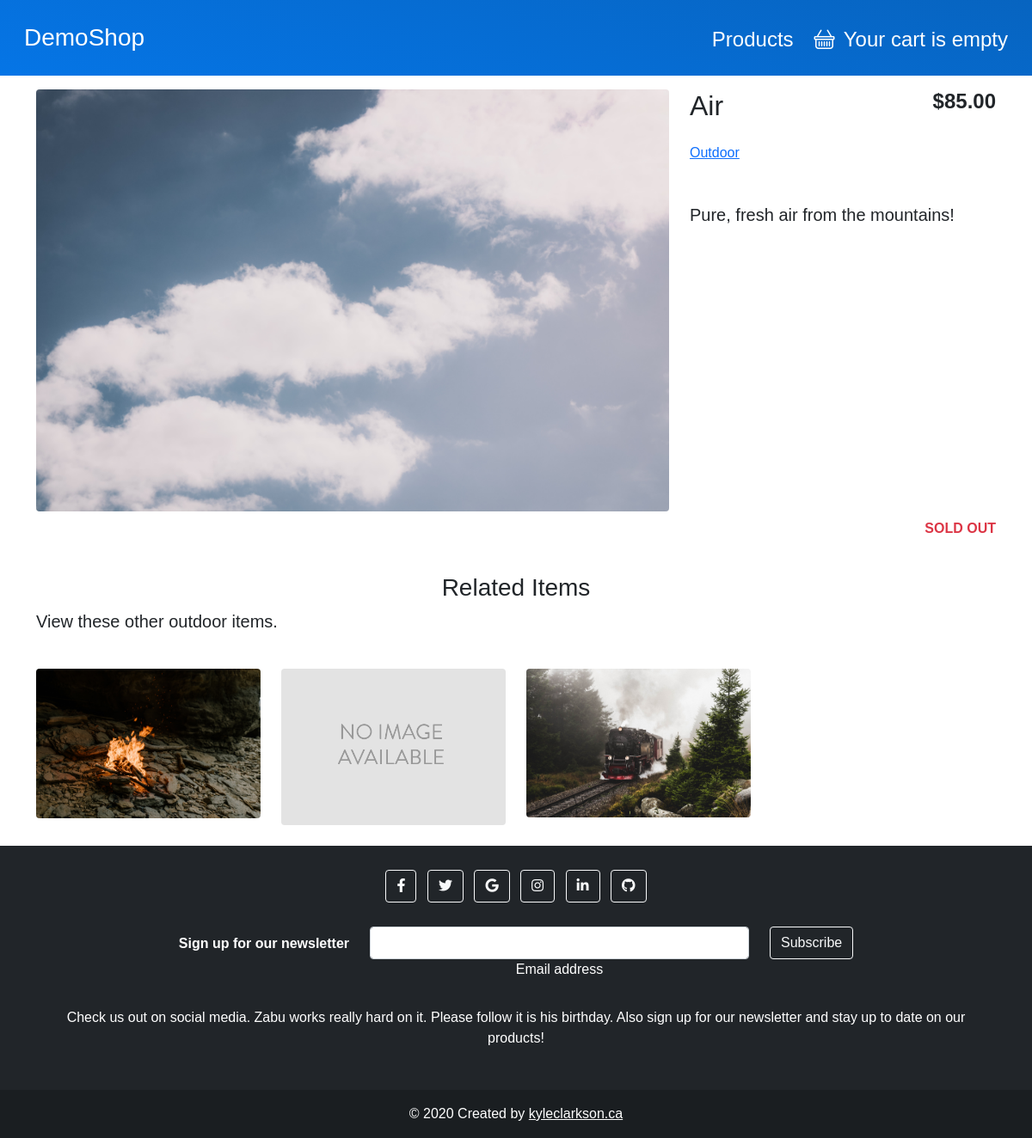
Screenshot of /products/10/air/ with the database file from the repository.
### shop/models.py (models this page shows, shortened)
class Product(models.Model):
    category = models.ForeignKey(Category,
                                 related_name='products',
                                 on_delete=models.CASCADE)
    name = models.CharField(max_length=200, db_index=True)
    slug = models.SlugField(max_length=200, db_index=True)
    image = models.ImageField(upload_to='products/%Y/%m/%d',
                              default='products/no_image.png')
    description = models.TextField(blank=True)
    price = models.DecimalField(max_digits=10, decimal_places=2)
    available = models.BooleanField(default=True)
    featured = models.BooleanField(default=False)
    created = models.DateTimeField(auto_now_add=True)
    updated = models.DateTimeField(auto_now=True)
    class Meta:
        ordering = ('name',)
        index_together = (('id', 'slug'),)

class Category(models.Model):
    name = models.CharField(max_length=200, db_index=True)
    slug = models.SlugField(max_length=200, unique=True)
    class Meta:
        ordering = ('name',)
        verbose_name = 'Category'
        verbose_name_plural = 'Categories'
    def __str__(self):
        return self.name
    def get_absolute_url(self):
        return reverse('shop:product_list_by_category', args=[self.slug])

### shop/views.py (the view)
# urls.py: path('products/<int:id>/<slug:slug>/', views.product_detail, name='product_detail'),
def product_detail(request, id, slug):
    product = get_object_or_404(Product, id=id, slug=slug)
    category = product.category
    related_products = Product.objects.filter(category=category).exclude(id=id)[:4]
    context = {
        'product': product,
        'related_products': related_products
    }
    return render(request, 'shop/product/detail.html', context)

### cart/cart.py (called while the page is built)
    def __len__(self):
        return sum(item['quantity'] for item in self.cart.values())

### cart/context_processors.py (called while the page is built)
def cart(request):
    return {
        'cart': Cart(request),
    }

### shop/templates/shop/product/detail.html (shortened to what this page needs)
{% extends "base.html" %}
{% load static %}
{% load thumbnail %}
{% block content %}
    <div class="container">
        <div class="row my-3">
            <div class="col-md-8 mb-2">
                {% thumbnail product.image "750x500" crop='center' as im %}
                    <img class="img-fluid rounded" src="{{ im.url }}" width="{{ im.width }}" height="{{ im.height }}">
                {% endthumbnail %}
            </div>
            <div class="col-md-4 align-items-center">
                <div class="row">
                    <div class="col">
                        <h2>{{ product.name }}</h2>
                    </div>
                    <div class="col">
                        <div class="text-end">
                            <h4><strong>${{ product.price }}</strong></h4>
                        </div>
                    </div>
                </div>
                <div class="row my-3">
                    <div class="col">
                        <p>
                            <a href="{{ product.category.get_absolute_url }}">
                                {{ product.category }}
                            </a>
                        </p>
                    </div>
                    <div class="col">
                    </div>
                </div>
                <div class="row">
                    <h5 class="my-3"> {{ product.description }}</h5>
                </div>
            </div>
            <div class="col align-self-end text-end">
                {% if product.available %}
                    <form action="{% url "cart:cart_add" product.id %}" method="POST">
                        {% csrf_token %}
                        {{ cart_product_form }}
                        <input class="btn btn-md btn-outline-secondary" type="submit"
                               value="Add to cart">
                    </form>
                {% else %}
                    <p class="text-danger"><strong>SOLD OUT</strong></p>
                {% endif %}
            </div>
        </div>
        {% if related_products|length > 0 %}
            <div class="row my-4">
                <h3 class="text-center">Related Items</h3>
                <p class="fs-5">View these other {{ product.category|lower }} items.</p>
            </div>
            <div class="row">
                {% for related_product in related_products %}
                    <div class="col-md-3 col-sm-6 mb-4">
                        {% thumbnail related_product.image "500x300" crop='center' as im %}
                            <a href="{% url 'shop:product_detail' related_product.id related_product.slug %}">
                                <img class="img-fluid rounded" src="{{ im.url }}" width="{{ im.width }}"
                                     height="{{ im.height }}">
                            </a>
                        {% endthumbnail %}
                    </div>
                {% endfor %}
            </div>
        {% endif %}
    </div>
{% endblock %}

### static_project/css/styles.css (style rules this page uses)
* { font-family: 'Chivo', sans-serif; }

### rows the page displays
Product: name "Air", price "85.00", category "Outdoor", description "Pure, fresh air from the mountains!", category "outdoor"
Product: shows a picture
Product: shows a picture
Product: shows a picture
